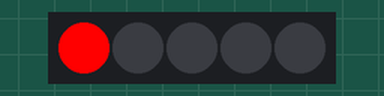
This sketch was run on a simulated Arduino Uno, built with avr-gcc and run on an emulated ATmega328P. Shown: 5 RGB LEDs in strip order, left to right.

Above: at 0.1 s.
At 0.6 s:
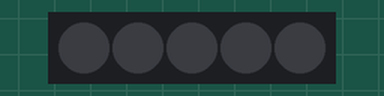
Timing chart, 0 to 130.0 s (numbered marks = the images above):
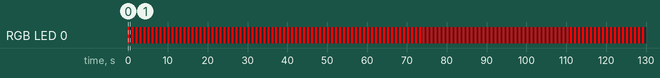

The sketch:

4-Blink-smartLED.ino
```cpp
/*
  validate TNbadge hardware, one module at a time

  based on
  Examples/FastLED/Blink

  Blink the first LED of the LED strip
*/

#include <FastLED.h>

// How many leds in your strip?
#define NUM_LEDS 5

// For led chipsets that are SPI based (four wires - data, clock,
// ground, and power), like the LPD8806 define both DATA_PIN and CLOCK_PIN
// Clock pin only needed for SPI based chipsets when not using hardware SPI
#define DATA_PIN MOSI
#define CLOCK_PIN SCK

// Define the array of leds
CRGB leds[NUM_LEDS];

void setup() {
    // Uncomment/edit one of the following lines for your leds arrangement.
    // ## Clocked (SPI) types ##
    // FastLED.addLeds<LPD6803, DATA_PIN, CLOCK_PIN, RGB>(leds, NUM_LEDS);  // GRB ordering is typical
    // FastLED.addLeds<LPD8806, DATA_PIN, CLOCK_PIN, RGB>(leds, NUM_LEDS);  // GRB ordering is typical
    // FastLED.addLeds<WS2801, DATA_PIN, CLOCK_PIN, RGB>(leds, NUM_LEDS);
    // FastLED.addLeds<WS2803, DATA_PIN, CLOCK_PIN, RGB>(leds, NUM_LEDS);
    // FastLED.addLeds<SM16716, DATA_PIN, CLOCK_PIN, RGB>(leds, NUM_LEDS);
    // FastLED.addLeds<P9813, DATA_PIN, CLOCK_PIN, RGB>(leds, NUM_LEDS);  // BGR ordering is typical
    // FastLED.addLeds<DOTSTAR, DATA_PIN, CLOCK_PIN, RGB>(leds, NUM_LEDS);  // BGR ordering is typical
    FastLED.addLeds<APA102, DATA_PIN, CLOCK_PIN, RGB>(leds, NUM_LEDS);  // BGR ordering is typical
    // FastLED.addLeds<SK9822, DATA_PIN, CLOCK_PIN, RGB>(leds, NUM_LEDS);  // BGR ordering is typical
}

void loop() {
  // Turn the LED on, then pause
  leds[0] = CRGB::Red;
  FastLED.show();
  delay(500);
  // Now turn the LED off, then pause
  leds[0] = CRGB::Black;
  FastLED.show();
  delay(500);
}
```

Measured:
- by itself, RGB LED 0: alternates RGB(255, 0, 0) for 0.50 s and off for 0.50 s
